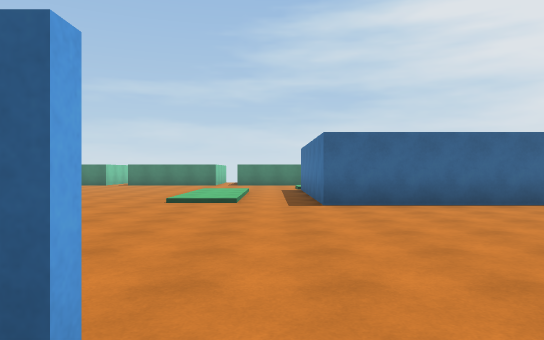
View 1 (above)

24 first-person views from a walk through a Unity game level. The camera is 1.4 m above the floor, looks level and sees 70° across. Doors are open. The floor is counted in squares, 2 m on a side. Each view is taken from the middle of a square. On the plan, view 1 faces up. The plan holds only what a view shows up to about 11 squares ahead; the rest is blank. The player character is not drawn.

View 2
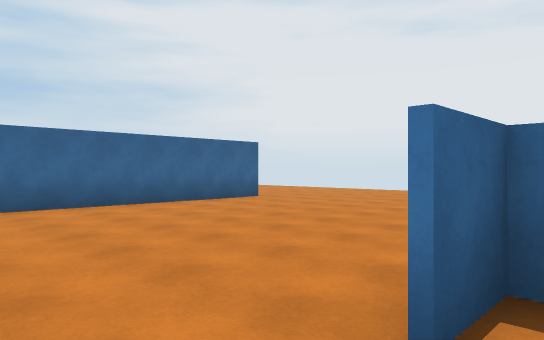

View 3
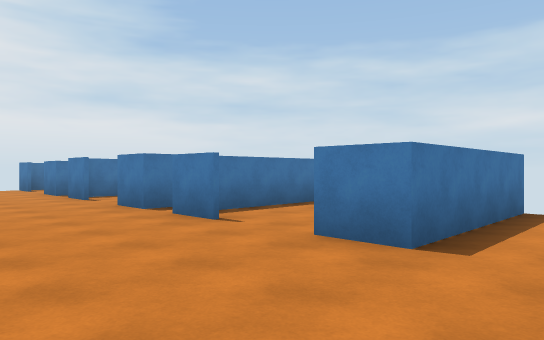

View 4
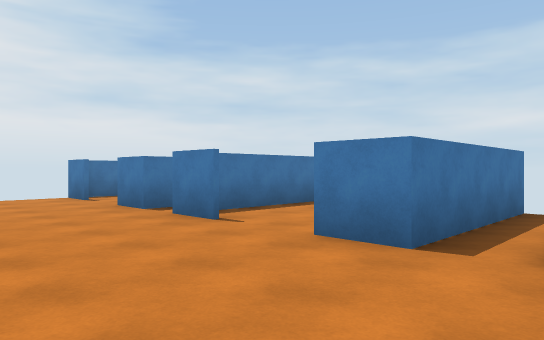

View 5
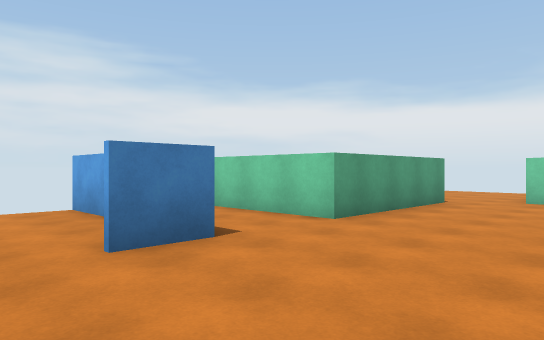

View 6
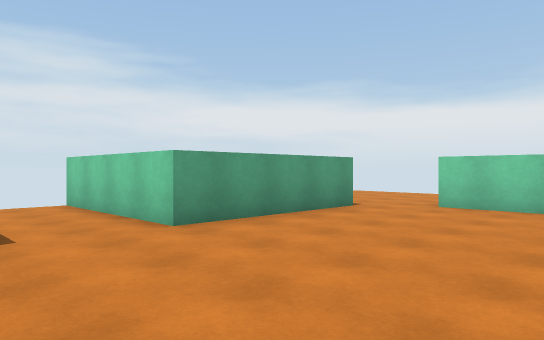

View 7
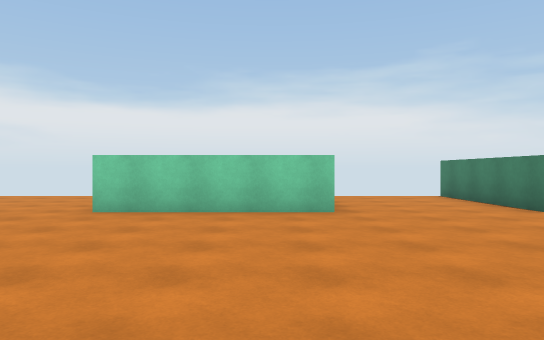

View 8
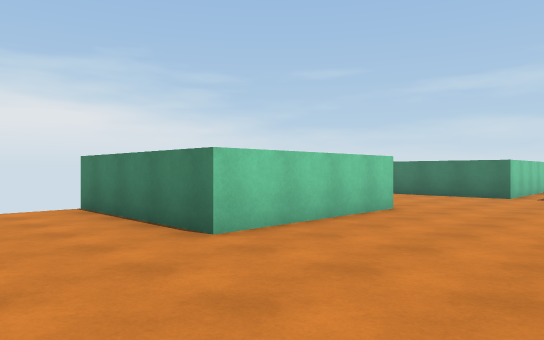

View 9
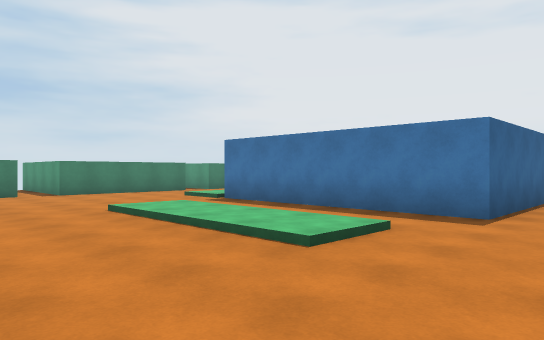

View 10
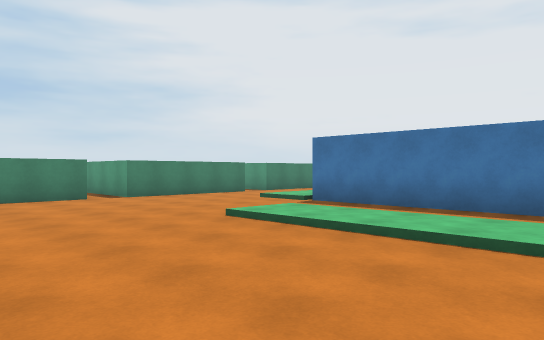

View 11
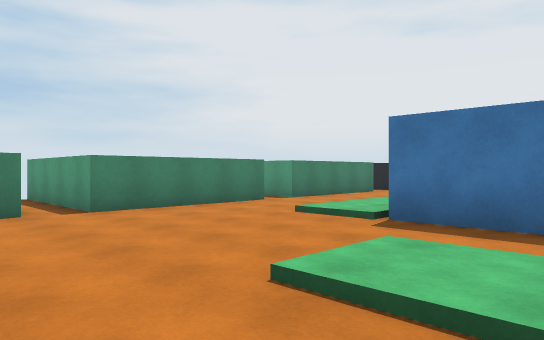

View 12
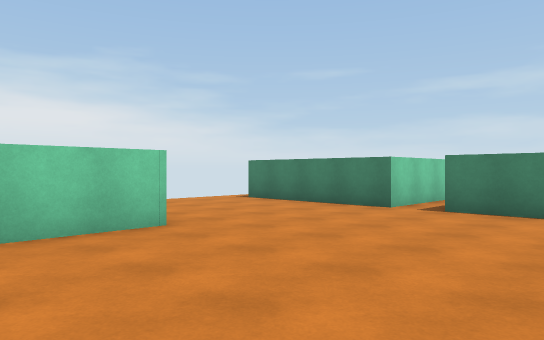

View 13
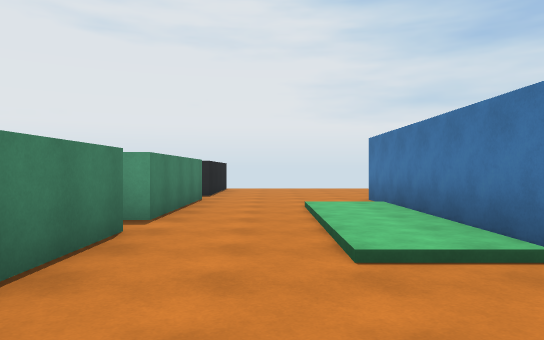

View 14
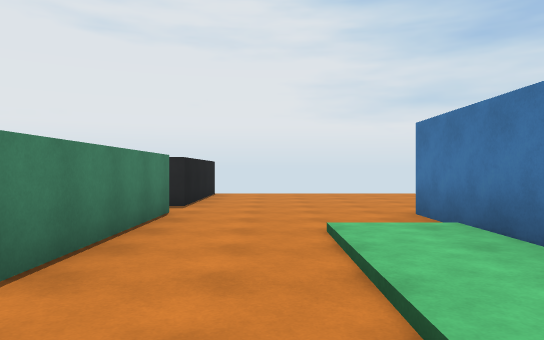

View 15
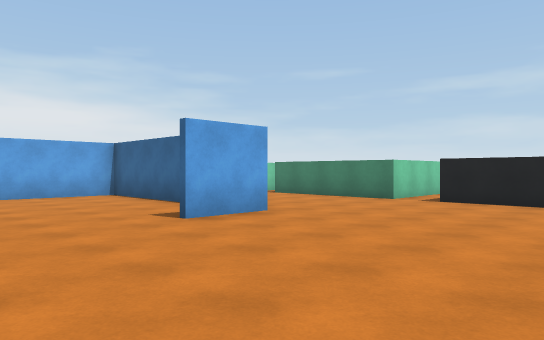

View 16
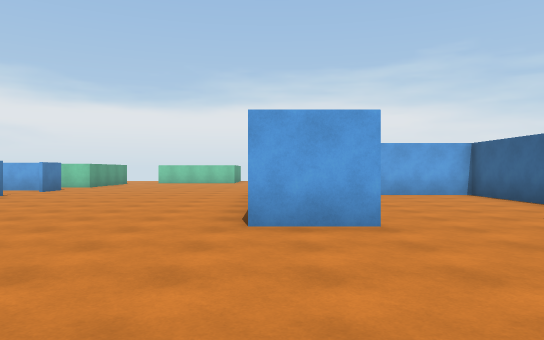

View 17
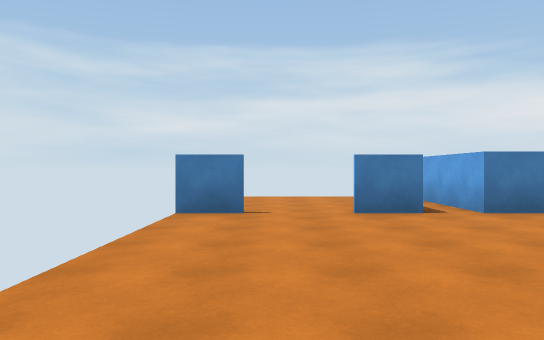

View 18
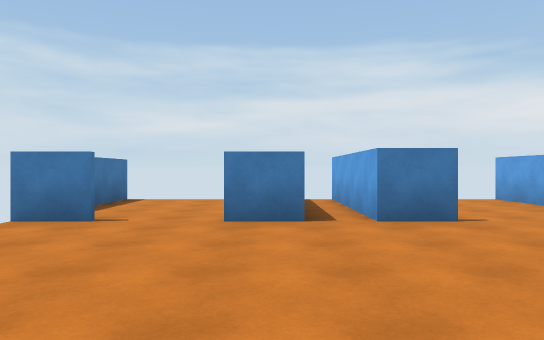

View 19
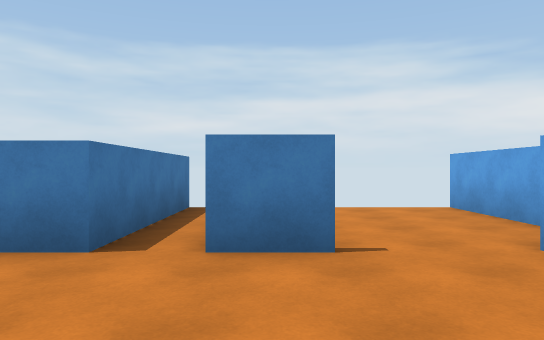

View 20
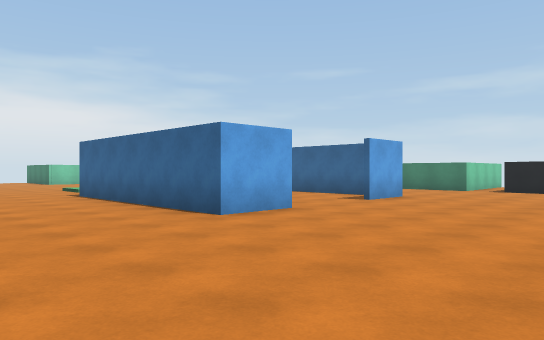

View 21
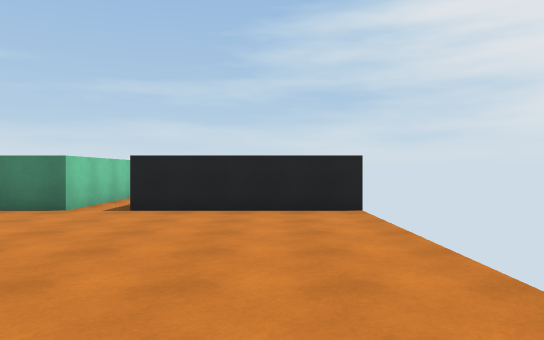

View 22
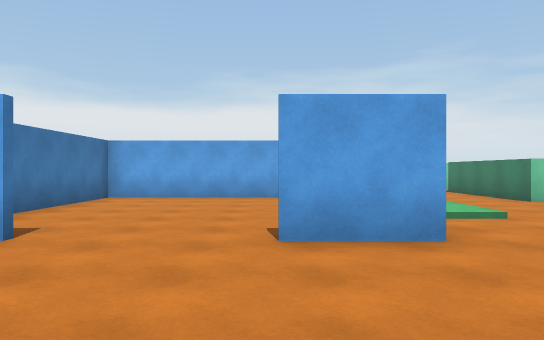

View 23
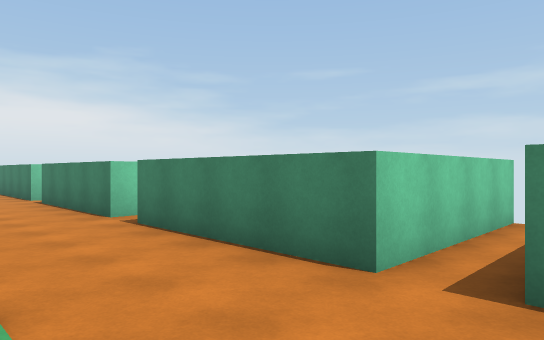

View 24
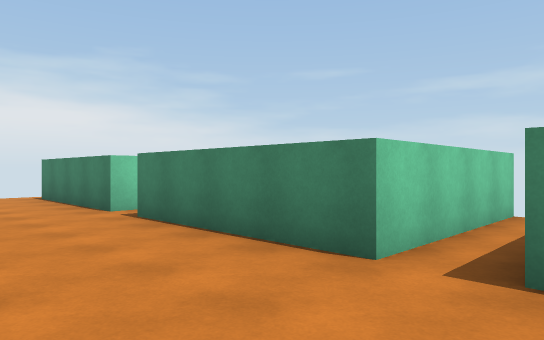

### Floor plan
Key: @ floor where view 1 was taken; # wall or solid block; x gap in a wall; . main floor; : floor 0.25 m higher than the main floor; / step, stairs or slope; D open door.
Columns run from 13 left of view 1 to 13 right of it. Each row starts with its distance up from view 1.
 22           # #  #
 21           #.#  #.   #
 20      #    #.#  #.   #.
 19      #.   #.#  #.#  #.
 18  .####.####.####.####.#####
 17  .........................
 16  .........................
 15   ............/::::.......
 14    ...........#######.....
 13     #......//.#.....#.....
 12     #......//.#...........
 11     #......//.#...........
 10 #####......//.#..........
  9  ..........//.#.....#.....
  8  .............#######.....
  7  .........................
  6     #.....................
  5     #.....................
  4     #.....................
  3     #.....................
  2     #.....................
  1   ..........#DD#.#DD#.#DD##
  0  .....####..#@.#.#..#.#...#
 -1  ...     #..#..#.#..#.#...#
 -2          #..#. #.#..#.#...#
 -3          x..x. x.x..x.x...x

Where each view was taken, in squares from view 1:
view 1: 0 up, 0 right, facing up
view 2: 0 up, 0 right, facing up-right
view 3: 4 up, 3 left, facing down-right
view 4: 4 up, 2 right, facing down-right
view 5: 4 up, 1 right, facing down-left
view 6: 5 up, 1 left, facing down-left
view 7: 5 up, 2 left, facing left
view 8: 7 up, 5 left, facing up-left
view 9: 6 up, 5 left, facing up-right
view 10: 8 up, 6 left, facing up-right
view 11: 11 up, 4 left, facing up-right
view 12: 11 up, 4 left, facing up-left
view 13: 16 up, 2 left, facing right
view 14: 16 up, 1 right, facing right
view 15: 9 up, 12 right, facing up-left
view 16: 8 up, 12 right, facing left
view 17: 7 up, 11 right, facing down
view 18: 6 up, 9 right, facing down
view 19: 4 up, 7 right, facing down
view 20: 4 up, 12 right, facing up-left
view 21: 11 up, 11 right, facing up
view 22: 12 up, 11 right, facing left
view 23: 15 up, 4 right, facing up-left
view 24: 15 up, 1 left, facing up-left
